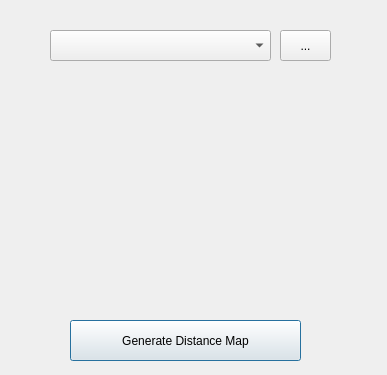
<?xml version="1.0" encoding="UTF-8"?>
<ui version="4.0">
 <class>Dialog</class>
 <widget class="QDialog" name="Dialog">
  <property name="geometry">
   <rect>
    <x>0</x>
    <y>0</y>
    <width>387</width>
    <height>375</height>
   </rect>
  </property>
  <property name="windowTitle">
   <string>Choose the image to process...</string>
  </property>
  <widget class="QComboBox" name="comboBox">
   <property name="geometry">
    <rect>
     <x>50</x>
     <y>30</y>
     <width>221</width>
     <height>31</height>
    </rect>
   </property>
  </widget>
  <widget class="QToolButton" name="toolButton">
   <property name="geometry">
    <rect>
     <x>280</x>
     <y>30</y>
     <width>51</width>
     <height>31</height>
    </rect>
   </property>
   <property name="text">
    <string>...</string>
   </property>
  </widget>
  <widget class="QLabel" name="imglabel">
   <property name="geometry">
    <rect>
     <x>50</x>
     <y>80</y>
     <width>281</width>
     <height>231</height>
    </rect>
   </property>
   <property name="text">
    <string/>
   </property>
  </widget>
  <widget class="QPushButton" name="pushButton">
   <property name="geometry">
    <rect>
     <x>70</x>
     <y>320</y>
     <width>231</width>
     <height>41</height>
    </rect>
   </property>
   <property name="text">
    <string>Generate Distance Map</string>
   </property>
  </widget>
 </widget>
 <resources/>
 <connections/>
</ui>
